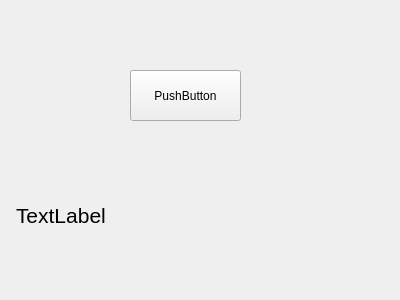
<?xml version="1.0" encoding="UTF-8"?>
<ui version="4.0">
 <class>Widget</class>
 <widget class="QWidget" name="Widget">
  <property name="geometry">
   <rect>
    <x>0</x>
    <y>0</y>
    <width>400</width>
    <height>300</height>
   </rect>
  </property>
  <property name="windowTitle">
   <string>Widget</string>
  </property>
  <widget class="QPushButton" name="pushButtonAA">
   <property name="geometry">
    <rect>
     <x>130</x>
     <y>70</y>
     <width>111</width>
     <height>51</height>
    </rect>
   </property>
   <property name="text">
    <string>PushButton</string>
   </property>
  </widget>
  <widget class="QLabel" name="labelBB">
   <property name="geometry">
    <rect>
     <x>16</x>
     <y>160</y>
     <width>371</width>
     <height>111</height>
    </rect>
   </property>
   <property name="font">
    <font>
     <pointsize>16</pointsize>
    </font>
   </property>
   <property name="text">
    <string>TextLabel</string>
   </property>
  </widget>
 </widget>
 <layoutdefault spacing="6" margin="11"/>
 <resources/>
 <connections/>
</ui>
